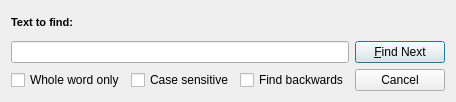
<ui version="4.0" >
 <author>Pave l Slechta &lt;slechta@email.cz></author>
 <class>findDialog</class>
 <widget class="QDialog" name="findDialog" >
  <property name="geometry" >
   <rect>
    <x>0</x>
    <y>0</y>
    <width>456</width>
    <height>102</height>
   </rect>
  </property>
  <property name="windowTitle" >
   <string>Dialog</string>
  </property>
  <layout class="QGridLayout" >
   <item row="0" column="0" colspan="3" >
    <widget class="QLabel" name="label" >
     <property name="text" >
      <string>&lt;html>&lt;head>&lt;meta name="qrichtext" content="1" />&lt;style type="text/css">
p, li { white-space: pre-wrap; }
&lt;/style>&lt;/head>&lt;body style=" font-family:'MS Shell Dlg 2'; font-size:8.25pt; font-weight:400; font-style:normal;">
&lt;p style=" margin-top:0px; margin-bottom:0px; margin-left:0px; margin-right:0px; -qt-block-indent:0; text-indent:0px;">&lt;span style=" font-size:8pt; font-weight:600;">Text to find:&lt;/span>&lt;/p>&lt;/body>&lt;/html></string>
     </property>
    </widget>
   </item>
   <item row="1" column="0" colspan="3" >
    <widget class="QLineEdit" name="txtFind" />
   </item>
   <item row="1" column="3" >
    <widget class="QPushButton" name="cmdFind" >
     <property name="text" >
      <string>&amp;Find Next</string>
     </property>
    </widget>
   </item>
   <item row="2" column="0" >
    <widget class="QCheckBox" name="chkWords" >
     <property name="text" >
      <string>Whole word only</string>
     </property>
    </widget>
   </item>
   <item row="2" column="1" >
    <widget class="QCheckBox" name="chkCase" >
     <property name="text" >
      <string>Case sensitive</string>
     </property>
    </widget>
   </item>
   <item row="2" column="2" >
    <widget class="QCheckBox" name="chkBackwards" >
     <property name="text" >
      <string>Find backwards</string>
     </property>
    </widget>
   </item>
   <item row="2" column="3" >
    <widget class="QPushButton" name="cmdCancel" >
     <property name="text" >
      <string>Cancel</string>
     </property>
    </widget>
   </item>
  </layout>
 </widget>
 <tabstops>
  <tabstop>txtFind</tabstop>
  <tabstop>cmdFind</tabstop>
  <tabstop>chkWords</tabstop>
  <tabstop>chkCase</tabstop>
  <tabstop>chkBackwards</tabstop>
  <tabstop>cmdCancel</tabstop>
 </tabstops>
 <includes/>
 <resources/>
 <connections>
  <connection>
   <sender>cmdFind</sender>
   <signal>clicked()</signal>
   <receiver>findDialog</receiver>
   <slot>accept()</slot>
   <hints>
    <hint type="sourcelabel" >
     <x>445</x>
     <y>42</y>
    </hint>
    <hint type="destinationlabel" >
     <x>247</x>
     <y>45</y>
    </hint>
   </hints>
  </connection>
  <connection>
   <sender>cmdCancel</sender>
   <signal>clicked()</signal>
   <receiver>findDialog</receiver>
   <slot>reject()</slot>
   <hints>
    <hint type="sourcelabel" >
     <x>445</x>
     <y>72</y>
    </hint>
    <hint type="destinationlabel" >
     <x>247</x>
     <y>45</y>
    </hint>
   </hints>
  </connection>
 </connections>
</ui>
